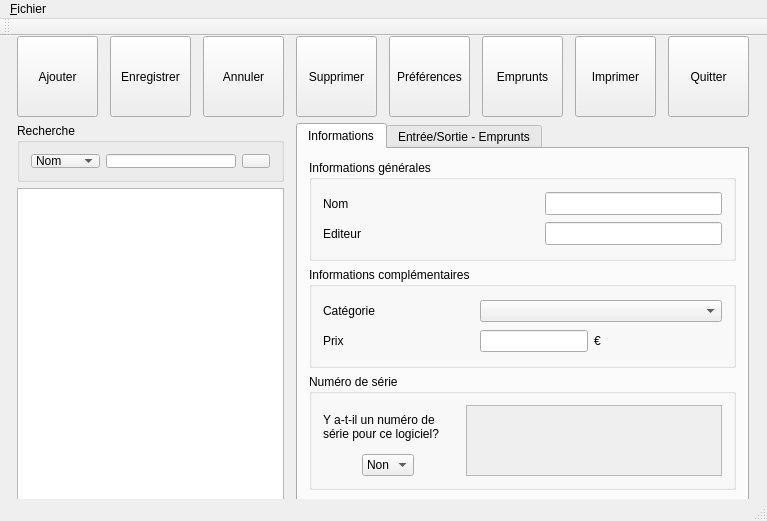
<?xml version="1.0" encoding="UTF-8"?>
<ui version="4.0">
 <class>MainWindow</class>
 <widget class="QMainWindow" name="MainWindow">
  <property name="geometry">
   <rect>
    <x>0</x>
    <y>0</y>
    <width>767</width>
    <height>521</height>
   </rect>
  </property>
  <property name="windowTitle">
   <string>MainWindow</string>
  </property>
  <widget class="QWidget" name="centralWidget">
   <widget class="QTableView" name="tableView_listSoft">
    <property name="geometry">
     <rect>
      <x>17</x>
      <y>152</y>
      <width>267</width>
      <height>315</height>
     </rect>
    </property>
    <property name="font">
     <font>
      <pointsize>8</pointsize>
     </font>
    </property>
    <property name="horizontalScrollBarPolicy">
     <enum>Qt::ScrollBarAlwaysOff</enum>
    </property>
    <property name="editTriggers">
     <set>QAbstractItemView::NoEditTriggers</set>
    </property>
    <property name="alternatingRowColors">
     <bool>true</bool>
    </property>
    <property name="selectionMode">
     <enum>QAbstractItemView::SingleSelection</enum>
    </property>
    <property name="selectionBehavior">
     <enum>QAbstractItemView::SelectRows</enum>
    </property>
    <attribute name="verticalHeaderVisible">
     <bool>false</bool>
    </attribute>
   </widget>
   <widget class="QToolButton" name="toolButton_print">
    <property name="geometry">
     <rect>
      <x>575</x>
      <y>0</y>
      <width>81</width>
      <height>81</height>
     </rect>
    </property>
    <property name="minimumSize">
     <size>
      <width>81</width>
      <height>81</height>
     </size>
    </property>
    <property name="maximumSize">
     <size>
      <width>81</width>
      <height>81</height>
     </size>
    </property>
    <property name="text">
     <string>Imprimer</string>
    </property>
    <property name="icon">
     <iconset resource="../Icons.qrc">
      <normaloff>:/images/Images/print.png</normaloff>:/images/Images/print.png</iconset>
    </property>
    <property name="iconSize">
     <size>
      <width>50</width>
      <height>50</height>
     </size>
    </property>
    <property name="toolButtonStyle">
     <enum>Qt::ToolButtonTextUnderIcon</enum>
    </property>
   </widget>
   <widget class="QGroupBox" name="groupBox_search">
    <property name="geometry">
     <rect>
      <x>17</x>
      <y>87</y>
      <width>267</width>
      <height>59</height>
     </rect>
    </property>
    <property name="title">
     <string>Recherche</string>
    </property>
    <layout class="QHBoxLayout" name="horizontalLayout">
     <item>
      <widget class="QComboBox" name="comboBox_search">
       <item>
        <property name="text">
         <string>Nom</string>
        </property>
       </item>
       <item>
        <property name="text">
         <string>Editeur</string>
        </property>
       </item>
      </widget>
     </item>
     <item>
      <widget class="QLineEdit" name="lineEdit_search"/>
     </item>
     <item>
      <widget class="QToolButton" name="toolButton_clearSearch">
       <property name="toolTip">
        <string>Efface le champs de recherche.</string>
       </property>
       <property name="text">
        <string/>
       </property>
       <property name="icon">
        <iconset resource="../Icons.qrc">
         <normaloff>:/images/Images/clear.png</normaloff>:/images/Images/clear.png</iconset>
       </property>
       <property name="iconSize">
        <size>
         <width>20</width>
         <height>20</height>
        </size>
       </property>
       <property name="toolButtonStyle">
        <enum>Qt::ToolButtonIconOnly</enum>
       </property>
      </widget>
     </item>
    </layout>
   </widget>
   <widget class="QTabWidget" name="tabWidget">
    <property name="geometry">
     <rect>
      <x>296</x>
      <y>87</y>
      <width>453</width>
      <height>380</height>
     </rect>
    </property>
    <property name="minimumSize">
     <size>
      <width>421</width>
      <height>364</height>
     </size>
    </property>
    <property name="currentIndex">
     <number>0</number>
    </property>
    <widget class="QWidget" name="tab_info">
     <attribute name="title">
      <string>Informations</string>
     </attribute>
     <layout class="QVBoxLayout" name="verticalLayout_2">
      <item>
       <widget class="QGroupBox" name="groupBox_info_gene">
        <property name="minimumSize">
         <size>
          <width>401</width>
          <height>92</height>
         </size>
        </property>
        <property name="title">
         <string>Informations générales</string>
        </property>
        <layout class="QGridLayout" name="gridLayout_3">
         <item row="0" column="0">
          <widget class="QLabel" name="label_nom">
           <property name="text">
            <string>Nom</string>
           </property>
          </widget>
         </item>
         <item row="0" column="1">
          <spacer name="horizontalSpacer_6">
           <property name="orientation">
            <enum>Qt::Horizontal</enum>
           </property>
           <property name="sizeHint" stdset="0">
            <size>
             <width>170</width>
             <height>20</height>
            </size>
           </property>
          </spacer>
         </item>
         <item row="0" column="2">
          <widget class="QLineEdit" name="lineEdit_nom">
           <property name="minimumSize">
            <size>
             <width>144</width>
             <height>23</height>
            </size>
           </property>
           <property name="maximumSize">
            <size>
             <width>16777215</width>
             <height>23</height>
            </size>
           </property>
          </widget>
         </item>
         <item row="1" column="0">
          <widget class="QLabel" name="label_editeur">
           <property name="text">
            <string>Editeur</string>
           </property>
          </widget>
         </item>
         <item row="1" column="1">
          <spacer name="horizontalSpacer_7">
           <property name="orientation">
            <enum>Qt::Horizontal</enum>
           </property>
           <property name="sizeHint" stdset="0">
            <size>
             <width>170</width>
             <height>20</height>
            </size>
           </property>
          </spacer>
         </item>
         <item row="1" column="2">
          <widget class="QLineEdit" name="lineEdit_editeur">
           <property name="minimumSize">
            <size>
             <width>144</width>
             <height>23</height>
            </size>
           </property>
           <property name="maximumSize">
            <size>
             <width>16777215</width>
             <height>23</height>
            </size>
           </property>
          </widget>
         </item>
        </layout>
       </widget>
      </item>
      <item>
       <widget class="QGroupBox" name="groupBox_info_compl">
        <property name="minimumSize">
         <size>
          <width>401</width>
          <height>93</height>
         </size>
        </property>
        <property name="title">
         <string>Informations complémentaires</string>
        </property>
        <layout class="QGridLayout" name="gridLayout_4">
         <item row="0" column="0" colspan="2">
          <widget class="QLabel" name="label_cat">
           <property name="text">
            <string>Catégorie</string>
           </property>
          </widget>
         </item>
         <item row="0" column="2">
          <spacer name="horizontalSpacer_8">
           <property name="orientation">
            <enum>Qt::Horizontal</enum>
           </property>
           <property name="sizeHint" stdset="0">
            <size>
             <width>55</width>
             <height>20</height>
            </size>
           </property>
          </spacer>
         </item>
         <item row="0" column="3" colspan="3">
          <widget class="QComboBox" name="comboBox_cat">
           <item>
            <property name="text">
             <string/>
            </property>
           </item>
           <item>
            <property name="text">
             <string>OS (système d'exploitation)</string>
            </property>
           </item>
           <item>
            <property name="text">
             <string>Bureautique</string>
            </property>
           </item>
           <item>
            <property name="text">
             <string>Programmation - Web</string>
            </property>
           </item>
           <item>
            <property name="text">
             <string>Programmation - Objet</string>
            </property>
           </item>
           <item>
            <property name="text">
             <string>Programmation - Autres</string>
            </property>
           </item>
           <item>
            <property name="text">
             <string>Education</string>
            </property>
           </item>
           <item>
            <property name="text">
             <string>Gravure</string>
            </property>
           </item>
           <item>
            <property name="text">
             <string>Audio</string>
            </property>
           </item>
           <item>
            <property name="text">
             <string>Video</string>
            </property>
           </item>
           <item>
            <property name="text">
             <string>Photo</string>
            </property>
           </item>
           <item>
            <property name="text">
             <string>Jeux - Action</string>
            </property>
           </item>
           <item>
            <property name="text">
             <string>Jeux - RPG</string>
            </property>
           </item>
           <item>
            <property name="text">
             <string>Jeux - MMO</string>
            </property>
           </item>
           <item>
            <property name="text">
             <string>Jeux - Stratégie</string>
            </property>
           </item>
           <item>
            <property name="text">
             <string>Jeux - Simulation</string>
            </property>
           </item>
           <item>
            <property name="text">
             <string>Jeux - FPS</string>
            </property>
           </item>
           <item>
            <property name="text">
             <string>Jeux</string>
            </property>
           </item>
           <item>
            <property name="text">
             <string>Autres</string>
            </property>
           </item>
          </widget>
         </item>
         <item row="1" column="0">
          <widget class="QLabel" name="label_prix">
           <property name="text">
            <string>Prix</string>
           </property>
          </widget>
         </item>
         <item row="1" column="1" colspan="2">
          <spacer name="horizontalSpacer_9">
           <property name="orientation">
            <enum>Qt::Horizontal</enum>
           </property>
           <property name="sizeHint" stdset="0">
            <size>
             <width>89</width>
             <height>20</height>
            </size>
           </property>
          </spacer>
         </item>
         <item row="1" column="3">
          <widget class="QLineEdit" name="lineEdit_prix"/>
         </item>
         <item row="1" column="4">
          <widget class="QLabel" name="label_euro">
           <property name="text">
            <string>€</string>
           </property>
          </widget>
         </item>
         <item row="1" column="5">
          <spacer name="horizontalSpacer_10">
           <property name="orientation">
            <enum>Qt::Horizontal</enum>
           </property>
           <property name="sizeHint" stdset="0">
            <size>
             <width>115</width>
             <height>20</height>
            </size>
           </property>
          </spacer>
         </item>
        </layout>
       </widget>
      </item>
      <item>
       <widget class="QGroupBox" name="groupBox_serial">
        <property name="minimumSize">
         <size>
          <width>401</width>
          <height>110</height>
         </size>
        </property>
        <property name="title">
         <string>Numéro de série</string>
        </property>
        <layout class="QGridLayout" name="gridLayout_5">
         <item row="0" column="0" colspan="3">
          <widget class="QLabel" name="label_serial">
           <property name="text">
            <string>Y a-t-il un numéro de
série pour ce logiciel?</string>
           </property>
          </widget>
         </item>
         <item row="0" column="3" rowspan="2">
          <widget class="QTextEdit" name="textEdit_serial">
           <property name="enabled">
            <bool>false</bool>
           </property>
           <property name="maximumSize">
            <size>
             <width>281</width>
             <height>71</height>
            </size>
           </property>
           <property name="font">
            <font>
             <pointsize>9</pointsize>
            </font>
           </property>
          </widget>
         </item>
         <item row="1" column="0">
          <spacer name="horizontalSpacer_12">
           <property name="orientation">
            <enum>Qt::Horizontal</enum>
           </property>
           <property name="sizeHint" stdset="0">
            <size>
             <width>28</width>
             <height>20</height>
            </size>
           </property>
          </spacer>
         </item>
         <item row="1" column="1">
          <widget class="QComboBox" name="comboBox_serial">
           <item>
            <property name="text">
             <string>Non</string>
            </property>
           </item>
           <item>
            <property name="text">
             <string>Oui</string>
            </property>
           </item>
          </widget>
         </item>
         <item row="1" column="2">
          <spacer name="horizontalSpacer_11">
           <property name="orientation">
            <enum>Qt::Horizontal</enum>
           </property>
           <property name="sizeHint" stdset="0">
            <size>
             <width>40</width>
             <height>20</height>
            </size>
           </property>
          </spacer>
         </item>
        </layout>
       </widget>
      </item>
     </layout>
    </widget>
    <widget class="QWidget" name="tab_entry">
     <attribute name="title">
      <string>Entrée/Sortie - Emprunts</string>
     </attribute>
     <layout class="QVBoxLayout" name="verticalLayout">
      <item>
       <widget class="QGroupBox" name="groupBox_info_gene_entry">
        <property name="minimumSize">
         <size>
          <width>401</width>
          <height>92</height>
         </size>
        </property>
        <property name="title">
         <string>Informations générales</string>
        </property>
        <layout class="QGridLayout" name="gridLayout_2">
         <item row="0" column="0">
          <widget class="QLabel" name="label_entry_nom">
           <property name="text">
            <string>Nom</string>
           </property>
          </widget>
         </item>
         <item row="0" column="1">
          <spacer name="horizontalSpacer_4">
           <property name="orientation">
            <enum>Qt::Horizontal</enum>
           </property>
           <property name="sizeHint" stdset="0">
            <size>
             <width>170</width>
             <height>20</height>
            </size>
           </property>
          </spacer>
         </item>
         <item row="0" column="2">
          <widget class="QLineEdit" name="lineEdit_entry_nom">
           <property name="enabled">
            <bool>false</bool>
           </property>
           <property name="minimumSize">
            <size>
             <width>144</width>
             <height>23</height>
            </size>
           </property>
           <property name="maximumSize">
            <size>
             <width>16777215</width>
             <height>23</height>
            </size>
           </property>
          </widget>
         </item>
         <item row="1" column="0">
          <widget class="QLabel" name="label_entry_editeur">
           <property name="text">
            <string>Editeur</string>
           </property>
          </widget>
         </item>
         <item row="1" column="1">
          <spacer name="horizontalSpacer_5">
           <property name="orientation">
            <enum>Qt::Horizontal</enum>
           </property>
           <property name="sizeHint" stdset="0">
            <size>
             <width>170</width>
             <height>20</height>
            </size>
           </property>
          </spacer>
         </item>
         <item row="1" column="2">
          <widget class="QLineEdit" name="lineEdit_entry_editeur">
           <property name="enabled">
            <bool>false</bool>
           </property>
           <property name="minimumSize">
            <size>
             <width>144</width>
             <height>23</height>
            </size>
           </property>
           <property name="maximumSize">
            <size>
             <width>16777215</width>
             <height>23</height>
            </size>
           </property>
          </widget>
         </item>
        </layout>
       </widget>
      </item>
      <item>
       <widget class="QGroupBox" name="groupBox_entry_out">
        <property name="minimumSize">
         <size>
          <width>401</width>
          <height>67</height>
         </size>
        </property>
        <property name="title">
         <string>Entrée/Sortie</string>
        </property>
        <layout class="QHBoxLayout" name="horizontalLayout_2">
         <item>
          <widget class="QLabel" name="label_entry_date">
           <property name="text">
            <string>Date d'entrée :</string>
           </property>
          </widget>
         </item>
         <item>
          <widget class="QLineEdit" name="lineEdit_entry_date">
           <property name="minimumSize">
            <size>
             <width>82</width>
             <height>23</height>
            </size>
           </property>
           <property name="maximumSize">
            <size>
             <width>85</width>
             <height>23</height>
            </size>
           </property>
           <property name="text">
            <string/>
           </property>
          </widget>
         </item>
         <item>
          <widget class="QLabel" name="label_out_date">
           <property name="text">
            <string>Date de sortie :</string>
           </property>
          </widget>
         </item>
         <item>
          <widget class="QLineEdit" name="lineEdit_out_date">
           <property name="minimumSize">
            <size>
             <width>82</width>
             <height>23</height>
            </size>
           </property>
           <property name="maximumSize">
            <size>
             <width>85</width>
             <height>23</height>
            </size>
           </property>
          </widget>
         </item>
        </layout>
       </widget>
      </item>
      <item>
       <widget class="QGroupBox" name="groupBox_emprunts">
        <property name="minimumSize">
         <size>
          <width>401</width>
          <height>134</height>
         </size>
        </property>
        <property name="title">
         <string>Emprunts</string>
        </property>
        <layout class="QGridLayout" name="gridLayout">
         <item row="0" column="0">
          <widget class="QPushButton" name="pushButton_preter">
           <property name="text">
            <string>Prêter</string>
           </property>
          </widget>
         </item>
         <item row="0" column="1">
          <widget class="QLabel" name="label_emprunteur">
           <property name="text">
            <string>Emprunteur</string>
           </property>
          </widget>
         </item>
         <item row="0" column="2" colspan="2">
          <spacer name="horizontalSpacer">
           <property name="orientation">
            <enum>Qt::Horizontal</enum>
           </property>
           <property name="sizeHint" stdset="0">
            <size>
             <width>85</width>
             <height>20</height>
            </size>
           </property>
          </spacer>
         </item>
         <item row="0" column="4">
          <widget class="QComboBox" name="comboBox_emprunteur">
           <property name="minimumSize">
            <size>
             <width>111</width>
             <height>23</height>
            </size>
           </property>
           <property name="maximumSize">
            <size>
             <width>16777215</width>
             <height>23</height>
            </size>
           </property>
           <property name="toolTip">
            <string>Nom de l'emprunteur.</string>
           </property>
           <property name="editable">
            <bool>true</bool>
           </property>
          </widget>
         </item>
         <item row="1" column="1" colspan="2">
          <widget class="QLabel" name="label_date_emprunt">
           <property name="text">
            <string>Date d'emprunt</string>
           </property>
          </widget>
         </item>
         <item row="1" column="3">
          <spacer name="horizontalSpacer_2">
           <property name="orientation">
            <enum>Qt::Horizontal</enum>
           </property>
           <property name="sizeHint" stdset="0">
            <size>
             <width>60</width>
             <height>20</height>
            </size>
           </property>
          </spacer>
         </item>
         <item row="1" column="4">
          <widget class="QLineEdit" name="lineEdit_emprunt_date">
           <property name="minimumSize">
            <size>
             <width>111</width>
             <height>23</height>
            </size>
           </property>
           <property name="maximumSize">
            <size>
             <width>16777215</width>
             <height>23</height>
            </size>
           </property>
          </widget>
         </item>
         <item row="2" column="0">
          <widget class="QPushButton" name="pushButton_restituer">
           <property name="text">
            <string>Restituer</string>
           </property>
          </widget>
         </item>
         <item row="2" column="1" colspan="2">
          <widget class="QLabel" name="label_date_retour">
           <property name="text">
            <string>Date de retour</string>
           </property>
          </widget>
         </item>
         <item row="2" column="3">
          <spacer name="horizontalSpacer_3">
           <property name="orientation">
            <enum>Qt::Horizontal</enum>
           </property>
           <property name="sizeHint" stdset="0">
            <size>
             <width>60</width>
             <height>20</height>
            </size>
           </property>
          </spacer>
         </item>
         <item row="2" column="4">
          <widget class="QLineEdit" name="lineEdit_date_retour">
           <property name="minimumSize">
            <size>
             <width>111</width>
             <height>23</height>
            </size>
           </property>
           <property name="maximumSize">
            <size>
             <width>16777215</width>
             <height>23</height>
            </size>
           </property>
          </widget>
         </item>
        </layout>
       </widget>
      </item>
     </layout>
    </widget>
   </widget>
   <widget class="QToolButton" name="toolButton_suppr">
    <property name="geometry">
     <rect>
      <x>296</x>
      <y>0</y>
      <width>81</width>
      <height>81</height>
     </rect>
    </property>
    <property name="minimumSize">
     <size>
      <width>81</width>
      <height>81</height>
     </size>
    </property>
    <property name="maximumSize">
     <size>
      <width>81</width>
      <height>81</height>
     </size>
    </property>
    <property name="toolTip">
     <string>Supprimer un logiciel de manière définitive.</string>
    </property>
    <property name="text">
     <string>Supprimer</string>
    </property>
    <property name="icon">
     <iconset resource="../Icons.qrc">
      <normaloff>:/images/Images/Trash2.png</normaloff>:/images/Images/Trash2.png</iconset>
    </property>
    <property name="iconSize">
     <size>
      <width>50</width>
      <height>50</height>
     </size>
    </property>
    <property name="toolButtonStyle">
     <enum>Qt::ToolButtonTextUnderIcon</enum>
    </property>
   </widget>
   <widget class="QToolButton" name="toolButton_quit">
    <property name="geometry">
     <rect>
      <x>668</x>
      <y>0</y>
      <width>81</width>
      <height>81</height>
     </rect>
    </property>
    <property name="minimumSize">
     <size>
      <width>81</width>
      <height>81</height>
     </size>
    </property>
    <property name="maximumSize">
     <size>
      <width>81</width>
      <height>81</height>
     </size>
    </property>
    <property name="text">
     <string>Quitter</string>
    </property>
    <property name="icon">
     <iconset resource="../Icons.qrc">
      <normaloff>:/images/Images/quit.png</normaloff>:/images/Images/quit.png</iconset>
    </property>
    <property name="iconSize">
     <size>
      <width>50</width>
      <height>50</height>
     </size>
    </property>
    <property name="toolButtonStyle">
     <enum>Qt::ToolButtonTextUnderIcon</enum>
    </property>
   </widget>
   <widget class="QToolButton" name="toolButton_option">
    <property name="geometry">
     <rect>
      <x>389</x>
      <y>0</y>
      <width>81</width>
      <height>81</height>
     </rect>
    </property>
    <property name="minimumSize">
     <size>
      <width>81</width>
      <height>81</height>
     </size>
    </property>
    <property name="maximumSize">
     <size>
      <width>81</width>
      <height>81</height>
     </size>
    </property>
    <property name="toolTip">
     <string>Ouvre le menu préférence.</string>
    </property>
    <property name="text">
     <string>Préférences</string>
    </property>
    <property name="icon">
     <iconset resource="../Icons.qrc">
      <normaloff>:/images/Images/settings.png</normaloff>:/images/Images/settings.png</iconset>
    </property>
    <property name="iconSize">
     <size>
      <width>50</width>
      <height>50</height>
     </size>
    </property>
    <property name="toolButtonStyle">
     <enum>Qt::ToolButtonTextUnderIcon</enum>
    </property>
   </widget>
   <widget class="QToolButton" name="toolButton_AddSoft">
    <property name="geometry">
     <rect>
      <x>17</x>
      <y>0</y>
      <width>81</width>
      <height>81</height>
     </rect>
    </property>
    <property name="minimumSize">
     <size>
      <width>81</width>
      <height>81</height>
     </size>
    </property>
    <property name="maximumSize">
     <size>
      <width>81</width>
      <height>81</height>
     </size>
    </property>
    <property name="toolTip">
     <string>Ajoute un logiciel à la base de données.</string>
    </property>
    <property name="text">
     <string>Ajouter</string>
    </property>
    <property name="icon">
     <iconset resource="../Icons.qrc">
      <normaloff>:/images/Images/add.png</normaloff>:/images/Images/add.png</iconset>
    </property>
    <property name="iconSize">
     <size>
      <width>55</width>
      <height>55</height>
     </size>
    </property>
    <property name="toolButtonStyle">
     <enum>Qt::ToolButtonTextUnderIcon</enum>
    </property>
   </widget>
   <widget class="QToolButton" name="toolButton_emprunt">
    <property name="geometry">
     <rect>
      <x>482</x>
      <y>0</y>
      <width>81</width>
      <height>81</height>
     </rect>
    </property>
    <property name="minimumSize">
     <size>
      <width>81</width>
      <height>81</height>
     </size>
    </property>
    <property name="maximumSize">
     <size>
      <width>81</width>
      <height>81</height>
     </size>
    </property>
    <property name="toolTip">
     <string>Affiche la liste des emprunts.</string>
    </property>
    <property name="text">
     <string>Emprunts</string>
    </property>
    <property name="icon">
     <iconset resource="../Icons.qrc">
      <normaloff>:/images/Images/emprunts.png</normaloff>:/images/Images/emprunts.png</iconset>
    </property>
    <property name="iconSize">
     <size>
      <width>50</width>
      <height>50</height>
     </size>
    </property>
    <property name="toolButtonStyle">
     <enum>Qt::ToolButtonTextUnderIcon</enum>
    </property>
   </widget>
   <widget class="QToolButton" name="toolButton_cancel">
    <property name="geometry">
     <rect>
      <x>203</x>
      <y>0</y>
      <width>81</width>
      <height>81</height>
     </rect>
    </property>
    <property name="minimumSize">
     <size>
      <width>81</width>
      <height>81</height>
     </size>
    </property>
    <property name="maximumSize">
     <size>
      <width>81</width>
      <height>81</height>
     </size>
    </property>
    <property name="toolTip">
     <string>Annule les modifications non enregistrées.</string>
    </property>
    <property name="text">
     <string>Annuler</string>
    </property>
    <property name="icon">
     <iconset resource="../Icons.qrc">
      <normaloff>:/images/Images/cancel.png</normaloff>:/images/Images/cancel.png</iconset>
    </property>
    <property name="iconSize">
     <size>
      <width>50</width>
      <height>50</height>
     </size>
    </property>
    <property name="toolButtonStyle">
     <enum>Qt::ToolButtonTextUnderIcon</enum>
    </property>
   </widget>
   <widget class="QToolButton" name="toolButton_save">
    <property name="geometry">
     <rect>
      <x>110</x>
      <y>0</y>
      <width>81</width>
      <height>81</height>
     </rect>
    </property>
    <property name="minimumSize">
     <size>
      <width>81</width>
      <height>81</height>
     </size>
    </property>
    <property name="maximumSize">
     <size>
      <width>81</width>
      <height>81</height>
     </size>
    </property>
    <property name="text">
     <string>Enregistrer</string>
    </property>
    <property name="icon">
     <iconset resource="../Icons.qrc">
      <normaloff>:/images/Images/save.png</normaloff>:/images/Images/save.png</iconset>
    </property>
    <property name="iconSize">
     <size>
      <width>50</width>
      <height>50</height>
     </size>
    </property>
    <property name="toolButtonStyle">
     <enum>Qt::ToolButtonTextUnderIcon</enum>
    </property>
   </widget>
  </widget>
  <widget class="QMenuBar" name="menuBar">
   <property name="geometry">
    <rect>
     <x>0</x>
     <y>0</y>
     <width>767</width>
     <height>21</height>
    </rect>
   </property>
   <widget class="QMenu" name="menu_Fichier">
    <property name="title">
     <string>&amp;Fichier</string>
    </property>
    <addaction name="action_Exporter"/>
    <addaction name="action_Importer"/>
   </widget>
   <addaction name="menu_Fichier"/>
  </widget>
  <widget class="QToolBar" name="mainToolBar">
   <attribute name="toolBarArea">
    <enum>TopToolBarArea</enum>
   </attribute>
   <attribute name="toolBarBreak">
    <bool>false</bool>
   </attribute>
  </widget>
  <widget class="QStatusBar" name="statusBar"/>
  <action name="action_Exporter">
   <property name="text">
    <string>&amp;Exporter</string>
   </property>
  </action>
  <action name="action_Importer">
   <property name="text">
    <string>&amp;Importer</string>
   </property>
  </action>
 </widget>
 <layoutdefault spacing="6" margin="11"/>
 <tabstops>
  <tabstop>toolButton_AddSoft</tabstop>
  <tabstop>toolButton_save</tabstop>
  <tabstop>toolButton_cancel</tabstop>
  <tabstop>toolButton_suppr</tabstop>
  <tabstop>toolButton_option</tabstop>
  <tabstop>toolButton_emprunt</tabstop>
  <tabstop>toolButton_print</tabstop>
  <tabstop>toolButton_quit</tabstop>
  <tabstop>comboBox_search</tabstop>
  <tabstop>lineEdit_search</tabstop>
  <tabstop>toolButton_clearSearch</tabstop>
  <tabstop>tabWidget</tabstop>
  <tabstop>lineEdit_nom</tabstop>
  <tabstop>lineEdit_editeur</tabstop>
  <tabstop>comboBox_cat</tabstop>
  <tabstop>lineEdit_prix</tabstop>
  <tabstop>comboBox_serial</tabstop>
  <tabstop>textEdit_serial</tabstop>
  <tabstop>lineEdit_entry_nom</tabstop>
  <tabstop>lineEdit_entry_editeur</tabstop>
  <tabstop>lineEdit_entry_date</tabstop>
  <tabstop>lineEdit_out_date</tabstop>
  <tabstop>pushButton_preter</tabstop>
  <tabstop>comboBox_emprunteur</tabstop>
  <tabstop>lineEdit_emprunt_date</tabstop>
  <tabstop>pushButton_restituer</tabstop>
  <tabstop>lineEdit_date_retour</tabstop>
  <tabstop>tableView_listSoft</tabstop>
 </tabstops>
 <resources>
  <include location="../Icons.qrc"/>
 </resources>
 <connections/>
</ui>
